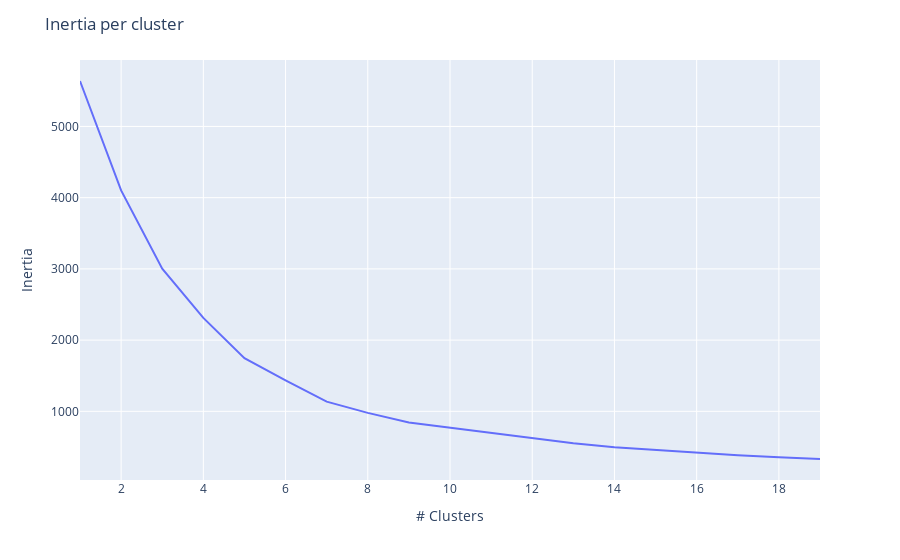

Notebook cell for this chart:
### Code cell
# Let's visualize using plotly
import plotly.express as px

# Create DataFrame
wcss_frame = pd.DataFrame(wcss)
k_frame = pd.Series(k)

# Create figure
fig= px.line(
    wcss_frame,
    x=k_frame,
    y=wcss_frame.iloc[:,-1]
)

# Create title and axis labels
fig.update_layout(
    yaxis_title="Inertia",
    xaxis_title="# Clusters",
    title="Inertia per cluster"
)

### Figure 1 — Plotly figure (JSON) as saved in the notebook; plotly's stock layout.template omitted (floating-point values rounded to 4 significant figures)
{"data": [{"hovertemplate": "x=%{x}<br>y=%{y}<extra></extra>", "legendgroup": "", "line": {"color": "#636efa", "dash": "solid"}, "marker": {"symbol": "circle"}, "mode": "lines", "name": "", "orientation": "v", "showlegend": false, "type": "scatter", "x": [1, 2, 3, 4, 5, 6, 7, 8, 9, 10, 11, 12, 13, 14, 15, 16, 17, 18, 19], "xaxis": "x", "y": [5638.0, 4101.0, 3003.0, 2313.0, 1746.0, 1435.0, 1137.0, 978.7, 842.5, 770.6, 696.5, 615.9, 551.3, 496.6, 456.0, 423.3, 384.1, 353.9, 330.8], "yaxis": "y"}], "layout": {"legend": {"tracegroupgap": 0}, "margin": {"t": 60}, "title": {"text": "Inertia per cluster"}, "xaxis": {"anchor": "y", "domain": [0, 1], "title": {"text": "# Clusters"}}, "yaxis": {"anchor": "x", "domain": [0, 1], "title": {"text": "Inertia"}}}}
